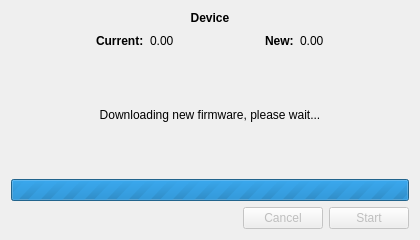
<?xml version="1.0" encoding="UTF-8"?>
<ui version="4.0">
 <class>FwUpgradeDialog</class>
 <widget class="QDialog" name="FwUpgradeDialog">
  <property name="geometry">
   <rect>
    <x>0</x>
    <y>0</y>
    <width>420</width>
    <height>240</height>
   </rect>
  </property>
  <property name="sizePolicy">
   <sizepolicy hsizetype="Fixed" vsizetype="Fixed">
    <horstretch>0</horstretch>
    <verstretch>0</verstretch>
   </sizepolicy>
  </property>
  <property name="windowTitle">
   <string>Firmware update</string>
  </property>
  <layout class="QGridLayout" name="gridLayout_2">
   <item row="1" column="0">
    <spacer name="horizontalSpacer">
     <property name="orientation">
      <enum>Qt::Horizontal</enum>
     </property>
     <property name="sizeHint" stdset="0">
      <size>
       <width>127</width>
       <height>20</height>
      </size>
     </property>
    </spacer>
   </item>
   <item row="0" column="0" colspan="3">
    <layout class="QGridLayout" name="gridLayout">
     <item row="1" column="0">
      <spacer name="horizontalSpacer_3">
       <property name="orientation">
        <enum>Qt::Horizontal</enum>
       </property>
       <property name="sizeHint" stdset="0">
        <size>
         <width>40</width>
         <height>20</height>
        </size>
       </property>
      </spacer>
     </item>
     <item row="1" column="4">
      <widget class="QLabel" name="label_4">
       <property name="font">
        <font>
         <weight>75</weight>
         <bold>true</bold>
        </font>
       </property>
       <property name="text">
        <string>New:</string>
       </property>
      </widget>
     </item>
     <item row="1" column="6">
      <spacer name="horizontalSpacer_4">
       <property name="orientation">
        <enum>Qt::Horizontal</enum>
       </property>
       <property name="sizeHint" stdset="0">
        <size>
         <width>40</width>
         <height>20</height>
        </size>
       </property>
      </spacer>
     </item>
     <item row="1" column="1">
      <widget class="QLabel" name="label_2">
       <property name="font">
        <font>
         <weight>75</weight>
         <bold>true</bold>
        </font>
       </property>
       <property name="text">
        <string>Current:</string>
       </property>
      </widget>
     </item>
     <item row="1" column="2">
      <widget class="QLabel" name="curLabel">
       <property name="text">
        <string>0.00</string>
       </property>
      </widget>
     </item>
     <item row="1" column="5">
      <widget class="QLabel" name="newLabel">
       <property name="text">
        <string>0.00</string>
       </property>
      </widget>
     </item>
     <item row="2" column="0" colspan="7">
      <widget class="QLabel" name="statusLabel">
       <property name="sizePolicy">
        <sizepolicy hsizetype="Preferred" vsizetype="Expanding">
         <horstretch>0</horstretch>
         <verstretch>0</verstretch>
        </sizepolicy>
       </property>
       <property name="text">
        <string>Downloading new firmware, please wait...</string>
       </property>
       <property name="alignment">
        <set>Qt::AlignCenter</set>
       </property>
       <property name="wordWrap">
        <bool>true</bool>
       </property>
      </widget>
     </item>
     <item row="1" column="3">
      <spacer name="horizontalSpacer_2">
       <property name="orientation">
        <enum>Qt::Horizontal</enum>
       </property>
       <property name="sizeHint" stdset="0">
        <size>
         <width>40</width>
         <height>20</height>
        </size>
       </property>
      </spacer>
     </item>
     <item row="0" column="0" colspan="7">
      <widget class="QLabel" name="devLabel">
       <property name="sizePolicy">
        <sizepolicy hsizetype="Preferred" vsizetype="Minimum">
         <horstretch>0</horstretch>
         <verstretch>0</verstretch>
        </sizepolicy>
       </property>
       <property name="font">
        <font>
         <weight>75</weight>
         <bold>true</bold>
        </font>
       </property>
       <property name="text">
        <string>Device</string>
       </property>
       <property name="alignment">
        <set>Qt::AlignCenter</set>
       </property>
      </widget>
     </item>
     <item row="3" column="0" colspan="7">
      <widget class="QProgressBar" name="progressBar">
       <property name="maximum">
        <number>0</number>
       </property>
       <property name="value">
        <number>0</number>
       </property>
      </widget>
     </item>
    </layout>
   </item>
   <item row="1" column="2">
    <widget class="QPushButton" name="actionButton">
     <property name="enabled">
      <bool>false</bool>
     </property>
     <property name="text">
      <string>Start</string>
     </property>
     <property name="default">
      <bool>true</bool>
     </property>
    </widget>
   </item>
   <item row="1" column="1">
    <widget class="QPushButton" name="cancelButton">
     <property name="enabled">
      <bool>false</bool>
     </property>
     <property name="text">
      <string>Cancel</string>
     </property>
    </widget>
   </item>
  </layout>
 </widget>
 <resources/>
 <connections/>
</ui>
